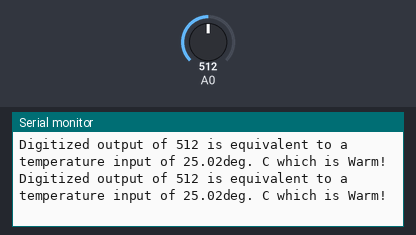
The program below on a simulated ESP8266 (Wemos D1 mini). Parts: the last lines printed to the serial monitor. Inputs (shaded band) come from the test bench; at power-on: A0 = 512.

Above: at 2.8 s.
2.9 s: A0 set to 716
At 4.9 s:
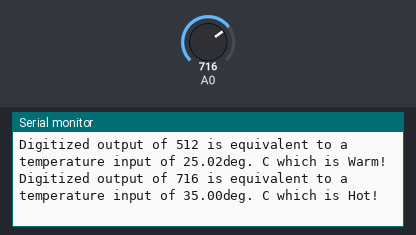
7.5 s: A0 set to 900
At 9.3 s:
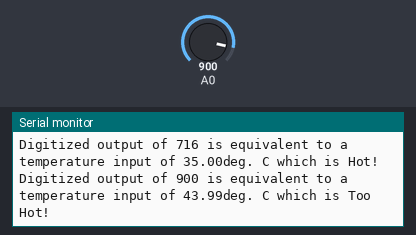
11.5 s: A0 set to 511
At 12.5 s:
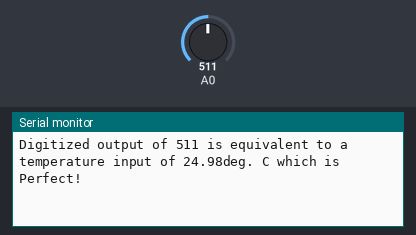
15.5 s: A0 set to 306
At 17.0 s:
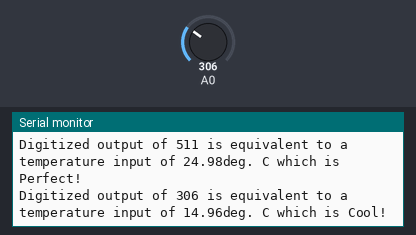
19.5 s: A0 set to 122
At 21.4 s:
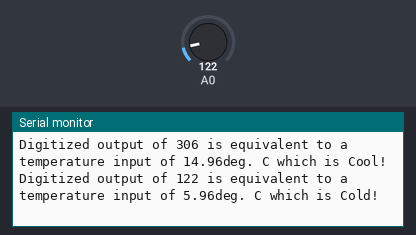

Measured:
- after the input at 2.9 s, the serial monitor: prints a new line after 1.1 s (image 1)
- after the input at 7.5 s, the serial monitor: prints a new line after 0.51 s (image 2)
- after the input at 11.5 s, the serial monitor: prints a new line after 0.52 s (image 3)
- after the input at 15.5 s, the serial monitor: prints a new line after 0.52 s (image 4)
- after the input at 19.5 s, the serial monitor: prints a new line after 0.53 s (image 5)

The program:

main.cpp
```cpp
// I, Caleb Priede, 000803812 certify that this material is my original work.
// No other person's work has been used without due acknowledgement.
#include <Arduino.h>

float mapFloat(int x, float in_min, float in_max, float out_min, float out_max) {
  return ((float)x - in_min) * (out_max - out_min) / (in_max - in_min) + out_min;
}

void setup() {
  // put your setup code here, to run once:
  Serial.begin(115200);
}

void loop() {
  // put your main code here, to run repeatedly:
  int iVal;

  // read digitized value from D1 mini's A/D Converter
  iVal = analogRead(A0);

  // print value to the USD port
  float temp = mapFloat(iVal, 0.0f, 1023.0f, 0.0f, 50.0f);
  String textTemp = "";
  if(temp <= 10.0){
    textTemp = "Cold!";
  } else if(10.0 < temp && temp <= 15.0){
    textTemp = "Cool!";
  } else if(15.0 < temp && temp <= 25.0){
    textTemp = "Perfect!";
  } else if(25.0 < temp && temp <= 30.0){
    textTemp = "Warm!";
  } else if(30.0 < temp && temp < 35.0){
    textTemp = "Hot!";
  } else if(temp >= 35.0){
    textTemp = "Too Hot!";
  }
  Serial.println("Digitized output of " + String(iVal) + " is equivalent to a temperature input of " + String(temp) + "deg. C which is " + textTemp);
  // wait 0.5 seconds
  delay(2000);
}
```
